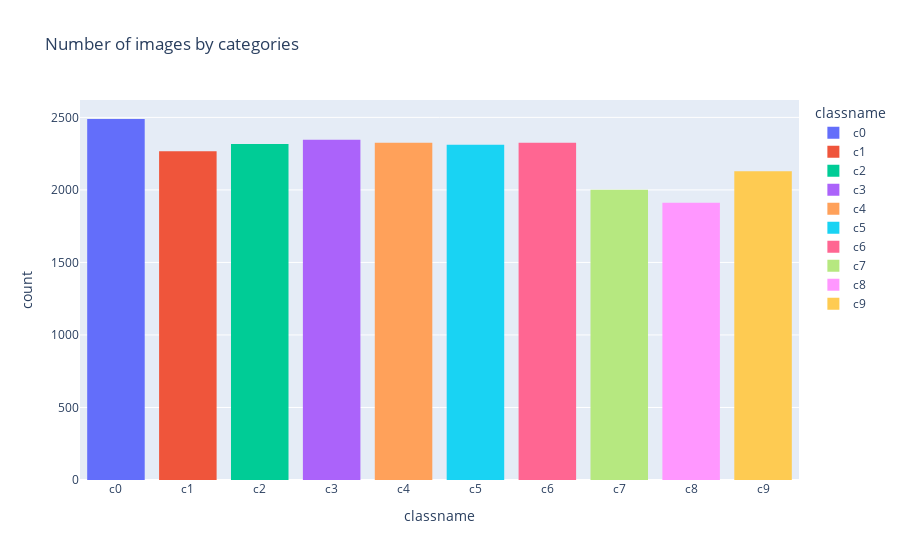

The notebook cell this image was saved under:
### Code cell
import plotly.express as px

px.histogram(dataset, x="classname", color="classname", title="Number of images by categories ")

### Figure 1 — Plotly figure (JSON) as saved in the notebook; plotly's stock layout.template omitted (floating-point values rounded to 4 significant figures; data arrays with more than 128 entries replaced by an {"elided": "..."} marker saying what was removed)
{"data": [{"alignmentgroup": "True", "bingroup": "x", "hovertemplate": "classname=%{x}<br>count=%{y}<extra></extra>", "legendgroup": "c0", "marker": {"color": "#636efa", "pattern": {"shape": ""}}, "name": "c0", "offsetgroup": "c0", "orientation": "v", "showlegend": true, "type": "histogram", "x": {"elided": "2489 str values"}, "xaxis": "x", "yaxis": "y"}, {"alignmentgroup": "True", "bingroup": "x", "hovertemplate": "classname=%{x}<br>count=%{y}<extra></extra>", "legendgroup": "c1", "marker": {"color": "#EF553B", "pattern": {"shape": ""}}, "name": "c1", "offsetgroup": "c1", "orientation": "v", "showlegend": true, "type": "histogram", "x": {"elided": "2267 str values"}, "xaxis": "x", "yaxis": "y"}, {"alignmentgroup": "True", "bingroup": "x", "hovertemplate": "classname=%{x}<br>count=%{y}<extra></extra>", "legendgroup": "c2", "marker": {"color": "#00cc96", "pattern": {"shape": ""}}, "name": "c2", "offsetgroup": "c2", "orientation": "v", "showlegend": true, "type": "histogram", "x": {"elided": "2317 str values"}, "xaxis": "x", "yaxis": "y"}, {"alignmentgroup": "True", "bingroup": "x", "hovertemplate": "classname=%{x}<br>count=%{y}<extra></extra>", "legendgroup": "c3", "marker": {"color": "#ab63fa", "pattern": {"shape": ""}}, "name": "c3", "offsetgroup": "c3", "orientation": "v", "showlegend": true, "type": "histogram", "x": {"elided": "2346 str values"}, "xaxis": "x", "yaxis": "y"}, {"alignmentgroup": "True", "bingroup": "x", "hovertemplate": "classname=%{x}<br>count=%{y}<extra></extra>", "legendgroup": "c4", "marker": {"color": "#FFA15A", "pattern": {"shape": ""}}, "name": "c4", "offsetgroup": "c4", "orientation": "v", "showlegend": true, "type": "histogram", "x": {"elided": "2326 str values"}, "xaxis": "x", "yaxis": "y"}, {"alignmentgroup": "True", "bingroup": "x", "hovertemplate": "classname=%{x}<br>count=%{y}<extra></extra>", "legendgroup": "c5", "marker": {"color": "#19d3f3", "pattern": {"shape": ""}}, "name": "c5", "offsetgroup": "c5", "orientation": "v", "showlegend": true, "type": "histogram", "x": {"elided": "2312 str values"}, "xaxis": "x", "yaxis": "y"}, {"alignmentgroup": "True", "bingroup": "x", "hovertemplate": "classname=%{x}<br>count=%{y}<extra></extra>", "legendgroup": "c6", "marker": {"color": "#FF6692", "pattern": {"shape": ""}}, "name": "c6", "offsetgroup": "c6", "orientation": "v", "showlegend": true, "type": "histogram", "x": {"elided": "2325 str values"}, "xaxis": "x", "yaxis": "y"}, {"alignmentgroup": "True", "bingroup": "x", "hovertemplate": "classname=%{x}<br>count=%{y}<extra></extra>", "legendgroup": "c7", "marker": {"color": "#B6E880", "pattern": {"shape": ""}}, "name": "c7", "offsetgroup": "c7", "orientation": "v", "showlegend": true, "type": "histogram", "x": {"elided": "2002 str values"}, "xaxis": "x", "yaxis": "y"}, {"alignmentgroup": "True", "bingroup": "x", "hovertemplate": "classname=%{x}<br>count=%{y}<extra></extra>", "legendgroup": "c8", "marker": {"color": "#FF97FF", "pattern": {"shape": ""}}, "name": "c8", "offsetgroup": "c8", "orientation": "v", "showlegend": true, "type": "histogram", "x": {"elided": "1911 str values"}, "xaxis": "x", "yaxis": "y"}, {"alignmentgroup": "True", "bingroup": "x", "hovertemplate": "classname=%{x}<br>count=%{y}<extra></extra>", "legendgroup": "c9", "marker": {"color": "#FECB52", "pattern": {"shape": ""}}, "name": "c9", "offsetgroup": "c9", "orientation": "v", "showlegend": true, "type": "histogram", "x": {"elided": "2129 str values"}, "xaxis": "x", "yaxis": "y"}], "layout": {"barmode": "relative", "legend": {"title": {"text": "classname"}, "tracegroupgap": 0}, "title": {"text": "Number of images by categories "}, "xaxis": {"anchor": "y", "categoryarray": ["c0", "c1", "c2", "c3", "c4", "c5", "c6", "c7", "c8", "c9"], "categoryorder": "array", "domain": [0, 1], "title": {"text": "classname"}}, "yaxis": {"anchor": "x", "domain": [0, 1], "title": {"text": "count"}}}}
